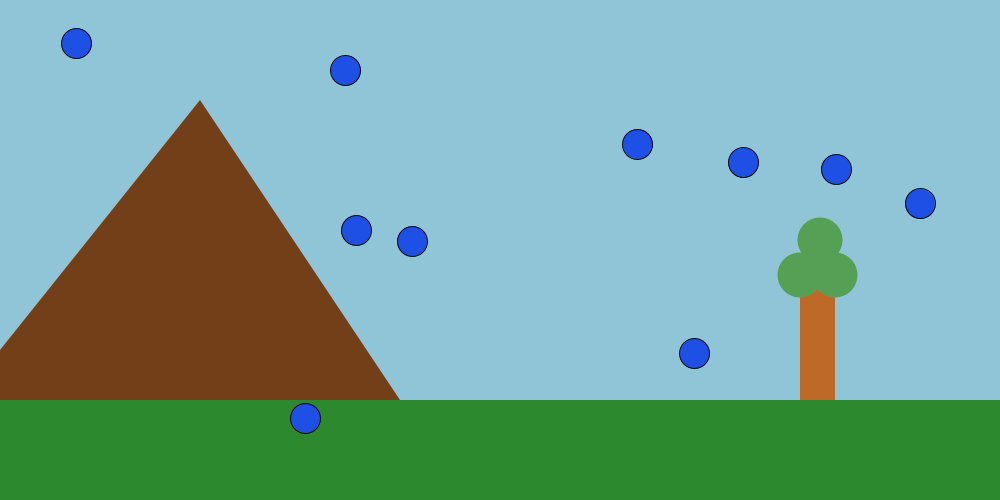
Frame 1 (no input)
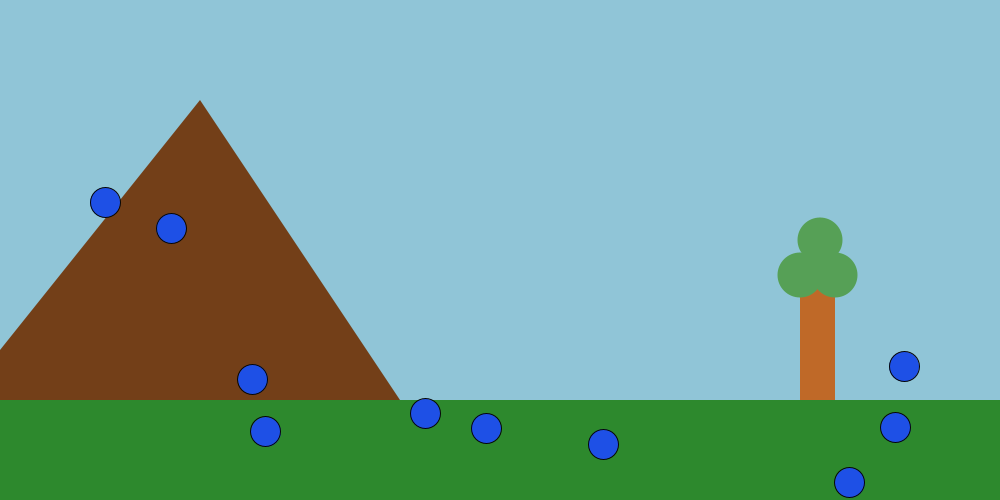
Frame 60 (the mouse pressed at the canvas centre just before this capture)
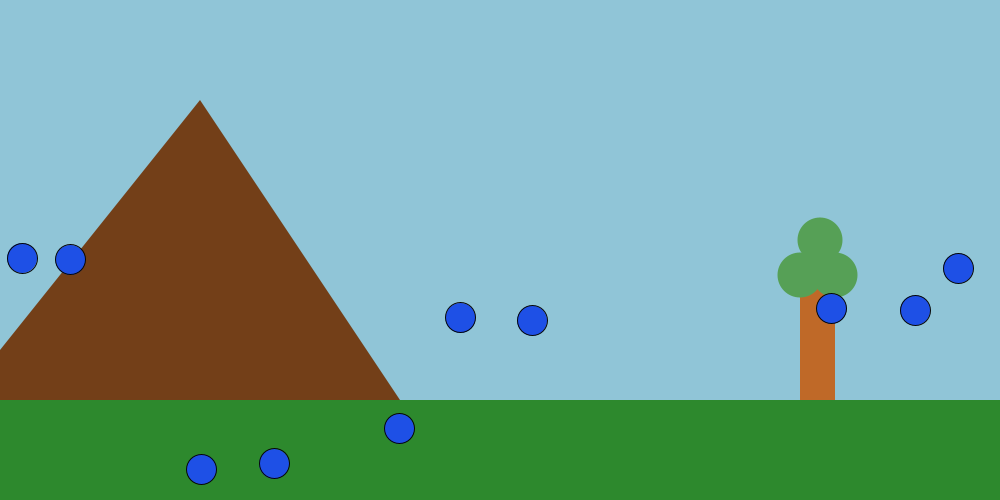
Frame 120 (the mouse held since frame 60 and released just before this capture)

The Processing sketch that drew these frames (run headless with seeded random() and noise(); from frame 60 on, the mouse is pressed at the canvas centre):

// Processing sketch: main
// ── main.pde
Ball[] balls;
int countBalls = 10;
float ballSize = 30;


void setup() {
  size(1000, 500);


  balls = new Ball[countBalls];
  for (int i=0; i<countBalls; i++) {
    balls[i] = new Ball(random(ballSize, width - ballSize), random(ballSize, height-ballSize), ballSize);
  }
}

void draw() {
  clear();
  background(144, 197, 215);
  noStroke();
  fill(115, 63, 24);
  triangle(-40, 400, 200, 100, 400, 400);
  fill(45, 137, 45);
  rect(0, 400, 1000, 400);
  fill(191, 105, 40);
  quad(800, 400, 800, 275, 835, 275, 835, 400);
  fill(86, 160, 86);
  circle(800, 275, 45);
  circle(820, 240, 45);
  circle(835, 275, 45);




for (int i=0; i<countBalls; i++) {  
  balls[i].drawBall();
  balls[i].move();
}


for (int i=0; i<countBalls; i++) {
  for (int j=0; j<countBalls; j++) {
    if (balls[i].location.x > balls[j].location.x-ballSize &&
      balls[i].location.x < balls[j].location.x+ballSize &&
      balls[i].location.y > balls[j].location.y-ballSize &&
      balls[i].location.y < balls[j].location.y+ballSize &&
      i != j) {

      if (!balls[i].collision) {
        balls[i].velocity.x *= -1;
        balls[i].collision = true;
        balls[i].collisionIndex = j;
      }
    } else if (j == balls[i].collisionIndex){
      balls[i].collision = false;
    }
  }
}
}
void keyReleased() {

  if (key == 'r' || key == 'R');
  {
    {
      for (int i=0; i<countBalls; i++) {
    balls[i] = new Ball(random(ballSize, width - ballSize), random(ballSize, height-ballSize), ballSize);
      }
    }
  }
}

// ── Ball.pde
class Ball {
  PVector location = new PVector();
  PVector velocity = new PVector();
  PVector acceleration = new PVector(0, 0.2);
  float decelleration_rate = 0.993;
  boolean collision = false;
  int collisionIndex;
  float ballSize = 20;
  
  Ball(float xIn, float yIn, float ball_size) {
    location.x = xIn;
    location.y = yIn;
    
    ballSize = ball_size;
    
    velocity.x = random(-5, 5);
    velocity.y = random(-3, 3);
  }
  
  
  void drawBall() {
    fill(30, 80, 230);
    stroke(6);
    circle(location.x, location.y, ballSize);
  }
  
  
  void move() {
    location.add(velocity);
    velocity.add(acceleration);
    velocity.y *= decelleration_rate;
    
    if (location.x >= width-ballSize/2 || location.x <= ballSize/2) {
      velocity.x *= -1;
    }
    if (location.y >= height-ballSize/2 || location.y <= ballSize/2) {
      velocity.y *= -1;
    }
  }
}

// ── Ground.pde
class GroundArc {
  PVector location = new PVector();
  float w;
  
  GroundArc(float x, float y, float w_in) {
    location.x = x;
    location.y = y;
    w = w_in;
  }
  
  
  void drawArc() {
    fill(255);
    arc(location.x, location.y, w, w, -PI, CHORD);
  }
  
  
  boolean checkPeriphery(float x, float y, float r) {
    double calc = pow((x-location.x),2) + Math.pow((y+r-location.y),2); 
    if (calc <= pow(w/2,2)) {
      return true;
    } else {
      return false;
    }
  }
  
  
  void calculateGround(PVector ballLocation, PVector ballVelocity) {
    // The angle from -90 to 90 degrees
    float angleSpan = (PI/w) / 2;
    // Calculate the angle for the tangent
    float angle = (ballLocation.x - location.x) * angleSpan;
    // Create the tangent vector
    PVector tangent = PVector.fromAngle(angle);
    // Calculate the angle between the tangent and the location vector of the ball
    float rotation = PVector.angleBetween(tangent, ballVelocity) * 2 + PI;
    // Rotate the ball accordingly
    ballVelocity.rotate(rotation);
  }
}
